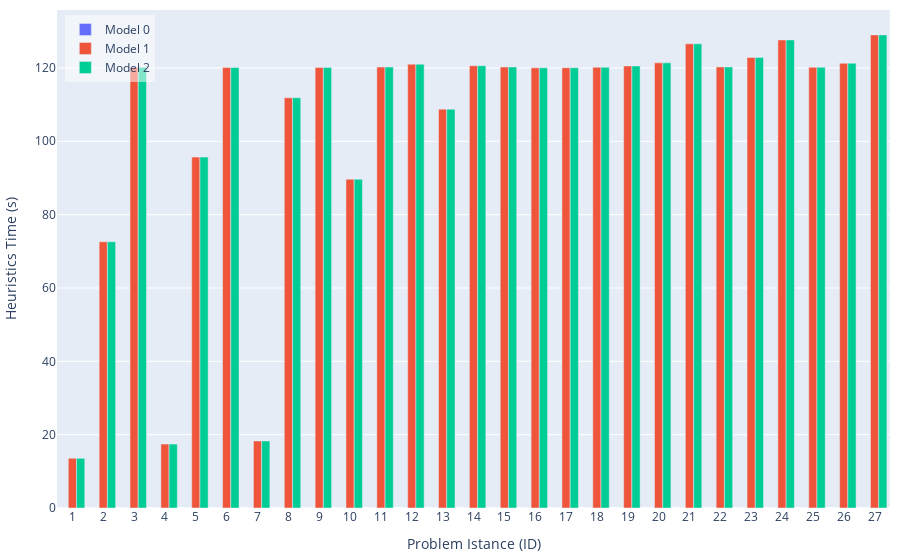

Here is the notebook cell this chart was saved with:
### Code cell
import plotly.graph_objects as go

# Create bar plot with visible zeros
hovertemplate_text='Model: %{customdata[0]}<br>ID: %{x}<br>Gap: %{text}%<br>Nodes: %{customdata[1]}<br>Heuristics: %{customdata[2]} s<extra></extra>'
fig = go.Figure(data=[
    go.Bar(
        name='Model 0', 
        x=df0['ID'], 
        y=df0['heuristics_time'],
        text=df0['gap'].apply(lambda x: f'{x:.2f}'),  # Format text to 2 decimal places
        # Create a 2D array with multiple columns
        customdata=np.dstack((df0['model'], df0['nodes'], df0['heuristics_time'].apply(lambda x: f'{x:.2f}')))[0],
        textposition='none',
        hovertemplate=hovertemplate_text
    ),
    go.Bar(
        name='Model 1', 
        x=df1['ID'], 
        y=df1['heuristics_time'],
        text=df1['gap'].apply(lambda x: f'{x:.2f}'),
        customdata=np.dstack((df1['model'], df1['nodes'], df1['heuristics_time'].apply(lambda x: f'{x:.2f}')))[0],
        textposition='none',
        hovertemplate=hovertemplate_text
    ),
    go.Bar(
        name='Model 2', 
        x=df2['ID'], 
        y=df2['heuristics_time'],
        text=df2['gap'].apply(lambda x: f'{x:.2f}'),
        customdata=np.dstack((df2['model'], df2['nodes'], df2['heuristics_time'].apply(lambda x: f'{x:.2f}')))[0],
        textposition='none',
        hovertemplate=hovertemplate_text
    ),
])

# Add a subtle visual indication for zero values
fig.update_layout(
    autosize=True,   # let the container size drive the plot
    margin=dict(l=10, r=10, t=10, b=10),    # width=1000,
    # width=1000,
    # height=600,
    barmode='group',
    yaxis = dict(
        title = 'Heuristics Time (s)',
    ),
    xaxis = dict(
        title = 'Problem Istance (ID)',
        tickmode = 'array',
        tickvals = list(range(0, 28)),
        ticktext = list(range(0, 28)),
    ),
    legend=dict(
        x=0.01,
        y=0.99,
        xanchor='left',
        yanchor='top',
        bgcolor='rgba(255, 255, 255, 0.5)'
    )
)

fig.show()


# # Save as HTML
# div_schedule = plot(
#     fig, include_plotlyjs=True, config={"responsive": True}, output_type="div"
# )
# # write div snippet to file
# with open('../docs/images/results-heuristics.html', 'w') as f:
#     f.write(div_schedule)

### Figure 1 — Plotly figure (JSON) as saved in the notebook; plotly's stock layout.template omitted (floating-point values rounded to 4 significant figures)
{"data": [{"customdata": [[0, 3, "0.00"], [0, 931, "0.00"], [0, 193, "0.00"], [0, 641, "0.00"], [0, 5543, "0.00"], [0, 616, "0.00"], [0, 26677, "0.00"], [0, 751, "0.00"], [0, 735, "0.00"], [0, 60, "0.00"], [0, 3, "0.00"], [0, 59, "0.00"], [0, 403, "0.00"], [0, 1035, "0.00"], [0, 82, "0.00"], [0, 1132, "0.00"], [0, 701, "0.00"], [0, 1, "0.00"], [0, 3, "0.00"], [0, 3, "0.00"], [0, 1, "0.00"], [0, 74, "0.00"], [0, 1, "0.00"], [0, 1, "0.00"], [0, 1625, "0.00"], [0, 1, "0.00"], [0, 1, "0.00"]], "hovertemplate": "Model: %{customdata[0]}<br>ID: %{x}<br>Gap: %{text}%<br>Nodes: %{customdata[1]}<br>Heuristics: %{customdata[2]} s<extra></extra>", "name": "Model 0", "text": ["0.00", "0.00", "0.01", "0.00", "inf", "inf", "253.21", "inf", "inf", "0.00", "0.00", "0.00", "0.00", "inf", "inf", "0.00", "inf", "inf", "0.00", "0.00", "inf", "0.00", "inf", "inf", "11.14", "inf", "inf"], "textposition": "none", "type": "bar", "x": [1, 2, 3, 4, 5, 6, 7, 8, 9, 10, 11, 12, 13, 14, 15, 16, 17, 18, 19, 20, 21, 22, 23, 24, 25, 26, 27], "y": [0.0, 0.0, 0.0, 0.0, 0.0, 0.0, 0.0, 0.0, 0.0, 0.0, 0.0, 0.0, 0.0, 0.0, 0.0, 0.0, 0.0, 0.0, 0.0, 0.0, 0.0, 0.0, 0.0, 0.0, 0.0, 0.0, 0.0]}, {"customdata": [[1, 3, "13.55"], [1, 1111, "72.60"], [1, 86, "120.16"], [1, 80836, "17.44"], [1, 6337, "95.69"], [1, 655, "120.12"], [1, 34208, "18.28"], [1, 718, "111.88"], [1, 702, "120.14"], [1, 55, "89.67"], [1, 3, "120.24"], [1, 38, "121.02"], [1, 334, "108.76"], [1, 1412, "120.60"], [1, 74, "120.25"], [1, 1156, "120.02"], [1, 587, "120.05"], [1, 1, "120.16"], [1, 3, "120.55"], [1, 3, "121.39"], [1, 1, "126.58"], [1, 44, "120.28"], [1, 1, "122.86"], [1, 1, "127.64"], [1, 5753, "120.16"], [1, 1, "121.28"], [1, 1, "129.01"]], "hovertemplate": "Model: %{customdata[0]}<br>ID: %{x}<br>Gap: %{text}%<br>Nodes: %{customdata[1]}<br>Heuristics: %{customdata[2]} s<extra></extra>", "name": "Model 1", "text": ["0.00", "0.00", "0.00", "16.93", "48.00", "87.81", "242.12", "103.37", "124.38", "0.00", "0.00", "0.00", "0.00", "17.26", "29.37", "0.00", "114.32", "3057.30", "0.00", "0.00", "76970.17", "0.00", "22997.23", "23526.60", "2.31", "13188.85", "12472.79"], "textposition": "none", "type": "bar", "x": [1, 2, 3, 4, 5, 6, 7, 8, 9, 10, 11, 12, 13, 14, 15, 16, 17, 18, 19, 20, 21, 22, 23, 24, 25, 26, 27], "y": [13.55, 72.6, 120.2, 17.44, 95.69, 120.1, 18.28, 111.9, 120.1, 89.67, 120.2, 121.0, 108.8, 120.6, 120.3, 120.0, 120.1, 120.2, 120.6, 121.4, 126.6, 120.3, 122.9, 127.6, 120.2, 121.3, 129.0]}, {"customdata": [[2, 3, "13.55"], [2, 63, "72.60"], [2, 102, "120.16"], [2, 624, "17.44"], [2, 1788, "95.69"], [2, 231, "120.12"], [2, 22890, "18.28"], [2, 547, "111.88"], [2, 1, "120.14"], [2, 55, "89.67"], [2, 3, "120.24"], [2, 43, "121.02"], [2, 260, "108.76"], [2, 1323, "120.60"], [2, 1, "120.25"], [2, 1179, "120.02"], [2, 314, "120.05"], [2, 1, "120.16"], [2, 3, "120.55"], [2, 3, "121.39"], [2, 1, "126.58"], [2, 51, "120.28"], [2, 1, "122.86"], [2, 1, "127.64"], [2, 5382, "120.16"], [2, 1, "121.28"], [2, 1, "129.01"]], "hovertemplate": "Model: %{customdata[0]}<br>ID: %{x}<br>Gap: %{text}%<br>Nodes: %{customdata[1]}<br>Heuristics: %{customdata[2]} s<extra></extra>", "name": "Model 2", "text": ["0.00", "0.00", "0.00", "0.00", "55.18", "114.02", "248.45", "140.45", "929.74", "0.00", "0.00", "0.00", "0.00", "25.98", "352.86", "0.00", "113.40", "3057.30", "0.00", "0.00", "76970.17", "0.00", "22997.23", "23526.60", "2.67", "13188.85", "12472.79"], "textposition": "none", "type": "bar", "x": [1, 2, 3, 4, 5, 6, 7, 8, 9, 10, 11, 12, 13, 14, 15, 16, 17, 18, 19, 20, 21, 22, 23, 24, 25, 26, 27], "y": [13.55, 72.6, 120.2, 17.44, 95.69, 120.1, 18.28, 111.9, 120.1, 89.67, 120.2, 121.0, 108.8, 120.6, 120.3, 120.0, 120.1, 120.2, 120.6, 121.4, 126.6, 120.3, 122.9, 127.6, 120.2, 121.3, 129.0]}], "layout": {"autosize": true, "barmode": "group", "legend": {"bgcolor": "rgba(255, 255, 255, 0.5)", "x": 0.01, "xanchor": "left", "y": 0.99, "yanchor": "top"}, "margin": {"b": 10, "l": 10, "r": 10, "t": 10}, "xaxis": {"tickmode": "array", "ticktext": [0, 1, 2, 3, 4, 5, 6, 7, 8, 9, 10, 11, 12, 13, 14, 15, 16, 17, 18, 19, 20, 21, 22, 23, 24, 25, 26, 27], "tickvals": [0, 1, 2, 3, 4, 5, 6, 7, 8, 9, 10, 11, 12, 13, 14, 15, 16, 17, 18, 19, 20, 21, 22, 23, 24, 25, 26, 27], "title": {"text": "Problem Istance (ID)"}}, "yaxis": {"title": {"text": "Heuristics Time (s)"}}}}
